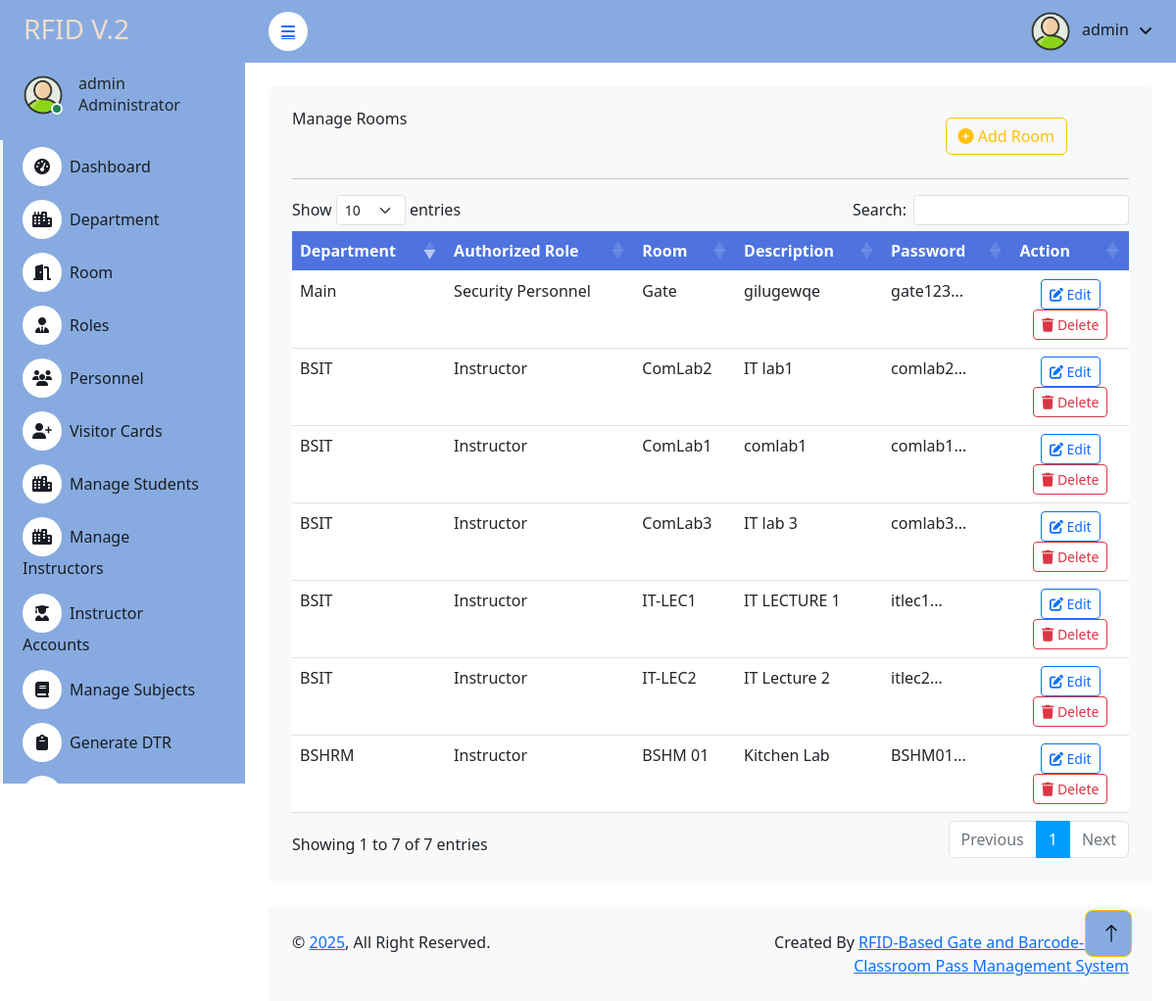
/admin/room.php, run on the app's committed database.
### tables this page shows
CREATE TABLE `user` (
  `id` int(11) NOT NULL,
  `contact` varchar(15) NOT NULL,
  `email` varchar(255) NOT NULL,
  `username` varchar(255) NOT NULL,
  `password` varchar(255) NOT NULL,
  `rfid_number` varchar(50) NOT NULL,
  `failed_attempts` int(11) DEFAULT 0,
  `last_attempt` timestamp NULL DEFAULT NULL,
  `last_login` timestamp NULL DEFAULT NULL,
  `login_count` int(11) DEFAULT 0,
  `is_active` tinyint(1) DEFAULT 1,
  `created_at` timestamp NOT NULL DEFAULT current_timestamp()
);

CREATE TABLE `rooms` (
  `id` int(11) NOT NULL,
  `room` varchar(255) NOT NULL,
  `department` varchar(255) NOT NULL,
  `password` varchar(255) DEFAULT NULL,
  `desc` varchar(255) DEFAULT NULL,
  `descr` varchar(255) DEFAULT NULL,
  `authorized_personnel` varchar(255) DEFAULT NULL
);

### admin/room.php (the view, shortened to what this page needs)
<!DOCTYPE html>
<html lang="en">
<?php include 'header.php'; ?>
<?php include '../connection.php'; ?>
<head>
    <link href="https://cdn.jsdelivr.net/npm/bootstrap@5.3.0/dist/css/bootstrap.min.css" rel="stylesheet">
    <link rel="stylesheet" href="https://cdnjs.cloudflare.com/ajax/libs/font-awesome/6.4.0/css/all.min.css">
    <link rel="stylesheet" href="https://cdn.datatables.net/1.13.6/css/dataTables.bootstrap5.min.css">
    <link rel="stylesheet" href="https://cdn.jsdelivr.net/npm/sweetalert2@11/dist/sweetalert2.min.css">
</head>
<body>
    <div class="container-fluid position-relative bg-white d-flex p-0">
        <?php include 'sidebar.php'; ?>
        <div class="content">
            <?php include 'navbar.php'; ?>
            <div class="container-fluid pt-4 px-4">
                <div class="col-sm-12 col-xl-12">
                    <div class="bg-light rounded h-100 p-4">
                        <div class="row">
                            <div class="col-9">
                                <h6 class="mb-4">Manage Rooms</h6>
                            </div>
                            <div class="col-3">
                                <button type="button" class="btn btn-outline-warning m-2" data-bs-toggle="modal" data-bs-target="#roomModal">
                                    <i class="fas fa-plus-circle"></i> Add Room
                                </button>
                            </div>
                        </div>
                        <hr>
                        <div class="table-responsive">
                            <table class="table table-border" id="myDataTable">
                                <thead>
                                    <tr>
                                        <th scope="col">Department</th>
                                        <th scope="col">Authorized Role</th>
                                        <th scope="col">Room</th>
                                        <th scope="col">Description</th>
                                        <th scope="col">Password</th>
                                        <th scope="col">Action</th>
                                    </tr>
                                </thead>
                                <tbody>
                                    <?php
                                    $results = mysqli_query($db, "SELECT * FROM rooms ORDER BY id");
                                    while ($row = mysqli_fetch_array($results)) {
                                    ?>
                                    <tr class="table-<?php echo $row['id'];?>" data-room-id="<?php echo $row['id'];?>">
                                        <td class="department"><?php echo $row['department']; ?></td>
                                        <td><?php echo $row['authorized_personnel']; ?></td>
                                        <td><?php echo $row['room']; ?></td>
                                        <td><?php echo $row['descr']; ?></td>
                                        <td><?php echo substr($row['password'], 0, 10) . '...'; ?></td>
                                        <td width="14%">
                                            <center>
                                                <button authrole="<?php echo $row['authorized_personnel'];?>"
                                                        descr="<?php echo $row['descr'];?>"
                                                        pass="<?php echo $row['password'];?>"
                                                        room="<?php echo $row['room'];?>"
                                                        department="<?php echo $row['department'];?>"
                                                        data-id="<?php echo $row['id'];?>"
                                                        class="btn btn-outline-primary btn-sm btn-edit e_room_id">
                                                    <i class="fas fa-edit"></i> Edit
                                                </button>
                                                <button authrole="<?php echo $row['authorized_personnel'];?>"
                                                        descr="<?php echo $row['descr'];?>"
                                                        pass="<?php echo $row['password'];?>"
                                                        room="<?php echo $row['room'];?>"
                                                        department="<?php echo $row['department'];?>"
                                                        data-id="<?php echo $row['id']; ?>"
                                                        class="btn btn-outline-danger btn-sm btn-del d_room_id">
                                                    <i class="fas fa-trash"></i> Delete
                                                </button>
                                            </center>
                                        </td>
                                    </tr>
                                    <?php } ?>
                                </tbody>
                            </table>
                        </div>
                    </div>
                </div>
            </div>
            <?php include 'footer.php'; ?>
        </div>
         <a href="#" class="btn btn-lg btn-warning btn-lg-square back-to-top" style="background-color: #87abe0ff"><i class="bi bi-arrow-up" style="background-color: #87abe0ff"></i></a>
</body>
</html>

### admin/sidebar.php (shortened to what this page needs)
<?php
$current_page = basename($_SERVER['PHP_SELF']);
include '../connection.php';
$username = "";
$sql1 = "SELECT * FROM user LIMIT 1";
$result1 = $db->query($sql1);
if ($result1->num_rows > 0) {
    $row = $result1->fetch_assoc();
    $username = $row['username'];
}
?>
<div class="sidebar pe-4 pb-3" style="background-color:  #87abe0ff">
    <nav class="navbar navbar-light">
        <a href="dashboard" class="navbar-brand mx-4 mb-3">
            <h3 class="text" style="color: #f0ddcc">RFID V.2</h3>
        </a>
        <div class="d-flex align-items-center ms-4 mb-4">
            <div class="position-relative">
                <img class="rounded-circle" src="img\2601828.png" alt="" style="width: 40px; height: 40px;">
                <div class="bg-success rounded-circle border border-2 border-white position-absolute end-0 bottom-0 p-1"></div>
            </div>
            <div class="ms-3">
                <h6 class="mb-0"><?php echo $username; ?></h6>
                <span>Administrator</span>
            </div>
        </div>
        <div class="navbar-nav w-100">
            <a href="dashboard.php" class="nav-item nav-link <?php echo ($current_page == 'dashboard') ? 'active' : ''; ?>">
                <i class="fa fa-tachometer-alt me-2"></i>Dashboard
            </a>
            <a href="department.php" class="nav-item nav-link <?php echo ($current_page == 'department') ? 'active' : ''; ?>">
                <i class="fa fa-city me-2"></i>Department
            </a>
            <a href="room.php" class="nav-item nav-link <?php echo ($current_page == 'room') ? 'active' : ''; ?>">
                <i class="fa fa-door-open me-2"></i>Room
            </a>
            <a href="role.php" class="nav-item nav-link <?php echo ($current_page == 'role') ? 'active' : ''; ?>">
                <i class="fa fa-user-tie me-2"></i>Roles
            </a>
            <a class="nav-item nav-link collapsed <?php echo in_array($current_page, ['personell', 'personell_logs']) ? 'active' : ''; ?>"
               href="personell.php"
               data-bs-toggle="collapse"
               data-bs-target="#personnelSubmenu"
               aria-expanded="<?php echo in_array($current_page, ['personell', 'personell_logs']) ? 'true' : 'false'; ?>">
                <i class="fa fa-users me-2"></i>Personnel
            </a>
            <a class="nav-item nav-link collapsed <?php echo in_array($current_page, ['visitor', 'visitor_logs']) ? 'active' : ''; ?>"
               href="visitor.php"
               data-bs-toggle="collapse"
               data-bs-target="#visitorSubmenu"
               aria-expanded="<?php echo in_array($current_page, ['visitor', 'visitor_logs']) ? 'true' : 'false'; ?>">
                <i class="fa fa-user-plus me-2"></i>Visitor Cards
            </a>
           <a href="students.php" class="nav-item nav-link <?php echo ($current_page == 'students') ? 'active' : ''; ?>">
                <i class="fa fa-city me-2"></i>Manage Students
            </a>
             <a href="instructors.php" class="nav-item nav-link <?php echo ($current_page == 'instructors') ? 'active' : ''; ?>">
                <i class="fa fa-city me-2"></i>Manage Instructors
            </a>
                        <a href="instructor_accounts.php" class="nav-item nav-link <?php echo ($current_page == 'instructor_accounts') ? 'active' : ''; ?>">
                            <i class="fa fa-user-graduate me-2"></i>Instructor Accounts
                        </a>
            <a href="manage_subjects.php" class="nav-item nav-link <?php echo ($current_page == 'subjects') ? 'active' : ''; ?>">
                <i class="fa fa-book me-2"></i>Manage Subjects
            </a>
            <a href="dtr.php" class="nav-item nav-link <?php echo ($current_page == 'dtr') ? 'active' : ''; ?>">
                <i class="fa fa-clipboard me-2"></i>Generate DTR
            </a>
            <a href="student_logs.php" class="nav-item nav-link <?php echo ($current_page == 'attendance_log') ? 'active' : ''; ?>">
                <i class="fa fa-book me-2"></i>Attendance Log
            </a>
        </div>
    </nav>
</div>

### admin/navbar.php (shortened to what this page needs)
<?php
include '../connection.php';
$username = "";
$sql1 = "SELECT * FROM user LIMIT 1";
$result1 = $db->query($sql1);
if ($result1->num_rows > 0) {
    $row = $result1->fetch_assoc();
    $username = $row['username'];
}
?>
            <nav class="navbar navbar-expand  navbar-light sticky-top px-4 py-0" style="background-color: #87abe0ff">
                <a href="#" class="sidebar-toggler flex-shrink-0">
                    <i class="fa fa-bars"></i>
                </a>
                <div class="navbar-nav align-items-center ms-auto">
                    <div class="nav-item dropdown">
                        <a href="#" class="nav-link dropdown-toggle" data-bs-toggle="dropdown">
                            <img class="rounded-circle me-lg-2" src="img\2601828.png" alt="" style="width: 40px; height: 40px;">
                            <span class="d-none d-lg-inline-flex"><?php echo $username; ?></span>
                        </a>
                    </div>
                </div>
            </nav>

### admin/css/style.css (style rules this page uses)
:root { --primary: #009CFF; --light: #F3F6F9; --dark: #191C24; }
.back-to-top { position: fixed; display: none; right: 45px; bottom: 45px; z-index: 99; }
.btn { transition: .5s; }
.btn-lg-square { width: 48px; height: 48px; }
.btn-square, .btn-sm-square, .btn-lg-square { padding: 0; display: inline-flex; align-items: center; justify-content: center; font-weight: normal; border-radius: 50px; }
.sidebar { position: fixed; top: 0; left: 0; bottom: 0; width: 250px; height: 100vh; overflow-y: auto; background: var(--light); transition: 0.5s; z-index: 999; }
.content { margin-left: 250px; min-height: 100vh; background: #FFFFFF; transition: 0.5s; }
@media (min-width: 992px) { .sidebar { margin-left: 0; } }
@media (min-width: 992px) { .content { width: calc(100% - 250px); } }
.sidebar .navbar .navbar-nav .nav-link { padding: 7px 20px; color: var(--dark); font-weight: 500; border-left: 3px solid var(--light); border-radius: 0 30px 30px 0; outline: none; }
.sidebar .navbar .navbar-nav .nav-link i { width: 40px; height: 40px; display: inline-flex; align-items: center; justify-content: center; background: #FFFFFF; border-radius: 40px; }
.content .navbar .navbar-nav .nav-link { margin-left: 25px; padding: 12px 0; color: var(--dark); outline: none; }
.content .navbar .sidebar-toggler, .content .navbar .navbar-nav .nav-link i { width: 40px; height: 40px; display: inline-flex; align-items: center; justify-content: center; background: #FFFFFF; border-radius: 40px; }
.content .navbar .dropdown-toggle::after { margin-left: 6px; vertical-align: middle; border: none; content: "\f107"; font-family: "Font Awesome 5 Free"; font-weight: 900; transition: .5s; }

### admin/room.php (style rules this page uses)
.bg-light { background-color: #f8f9fa !important; }
.table th { background-color: #4e73df; color: white; }
.btn-del { transition: all 0.3s ease; }

### data on the page
user: username "admin"
rooms: department "BSHRM", authorized_personnel "Instructor", room "BSHM 01", descr "Kitchen Lab", password "BSHM01"
rooms: department "BSIT", authorized_personnel "Instructor", room "ComLab2", descr "IT lab1", password "comlab2"
rooms: department "BSIT", authorized_personnel "Instructor", room "ComLab1", descr "comlab1", password "comlab1"
rooms: department "Main", authorized_personnel "Security Personnel", room "Gate", descr "gilugewqe", password "gate123"
rooms: department "BSIT", authorized_personnel "Instructor", room "ComLab3", descr "IT lab 3", password "comlab3"
rooms: department "BSIT", authorized_personnel "Instructor", room "IT-LEC1", descr "IT LECTURE 1", password "itlec1"
rooms: department "BSIT", authorized_personnel "Instructor", room "IT-LEC2", descr "IT Lecture 2", password "itlec2"
